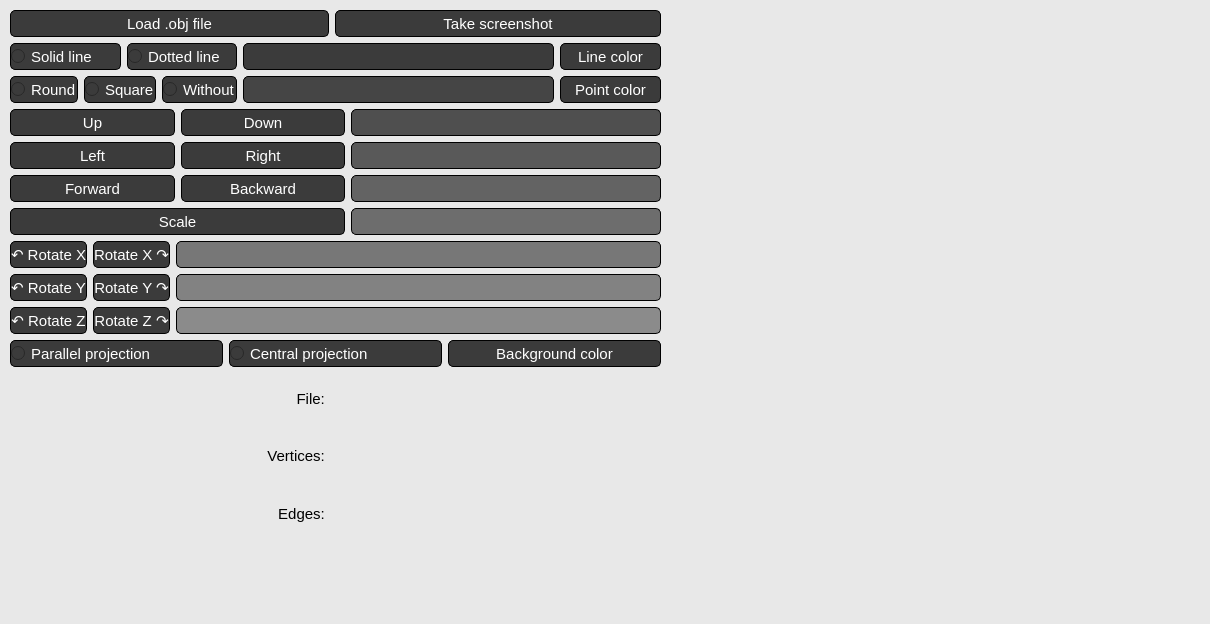
<?xml version="1.0" encoding="UTF-8"?>
<ui version="4.0">
 <class>MainWindow</class>
 <widget class="QMainWindow" name="MainWindow">
  <property name="geometry">
   <rect>
    <x>0</x>
    <y>0</y>
    <width>1210</width>
    <height>624</height>
   </rect>
  </property>
  <property name="windowTitle">
   <string>MainWindow</string>
  </property>
  <property name="styleSheet">
   <string notr="true"> background-color: #E8E8E8;</string>
  </property>
  <widget class="QWidget" name="centralwidget">
   <widget class="QWidget" name="gridLayoutWidget">
    <property name="geometry">
     <rect>
      <x>10</x>
      <y>10</y>
      <width>651</width>
      <height>529</height>
     </rect>
    </property>
    <layout class="QGridLayout" name="gridLayout">
     <item row="5" column="0">
      <layout class="QGridLayout" name="gridLayout_file_info_1">
       <item row="3" column="0">
        <widget class="QLabel" name="vertices">
         <property name="styleSheet">
          <string notr="true"> font-size: 15px;
 color: black;</string>
         </property>
         <property name="text">
          <string> Vertices: </string>
         </property>
         <property name="alignment">
          <set>Qt::AlignRight|Qt::AlignTrailing|Qt::AlignVCenter</set>
         </property>
        </widget>
       </item>
       <item row="4" column="0">
        <widget class="QLabel" name="edges">
         <property name="minimumSize">
          <size>
           <width>0</width>
           <height>43</height>
          </size>
         </property>
         <property name="styleSheet">
          <string notr="true"> font-size: 15px;
 color: black;</string>
         </property>
         <property name="text">
          <string> Edges: </string>
         </property>
         <property name="alignment">
          <set>Qt::AlignRight|Qt::AlignTrailing|Qt::AlignVCenter</set>
         </property>
        </widget>
       </item>
       <item row="2" column="0">
        <widget class="QLabel" name="file">
         <property name="minimumSize">
          <size>
           <width>319</width>
           <height>0</height>
          </size>
         </property>
         <property name="maximumSize">
          <size>
           <width>319</width>
           <height>16777215</height>
          </size>
         </property>
         <property name="styleSheet">
          <string notr="true"> font-size: 15px;
 color: black;</string>
         </property>
         <property name="text">
          <string> File: </string>
         </property>
         <property name="alignment">
          <set>Qt::AlignRight|Qt::AlignTrailing|Qt::AlignVCenter</set>
         </property>
        </widget>
       </item>
      </layout>
     </item>
     <item row="4" column="0" colspan="2">
      <layout class="QGridLayout" name="gridLayout_2">
       <item row="3" column="2">
        <widget class="QLineEdit" name="lineEdit_rotate_z">
         <property name="styleSheet">
          <string notr="true"> background-color: #8B8B8B;
 border-style: solid;
 border-radius:5px;
 font-size: 15px;
 color: white;
 height: 25px;
 border: 1px solid black;</string>
         </property>
        </widget>
       </item>
       <item row="0" column="0" colspan="3">
        <layout class="QGridLayout" name="gridLayout_5">
         <item row="4" column="0" colspan="2">
          <layout class="QGridLayout" name="gridLayout_z">
           <item row="0" column="1">
            <widget class="QPushButton" name="pushButton_backward_z">
             <property name="styleSheet">
              <string notr="true"> background-color: #3B3B3B;
 border-style: solid;
 border-radius:5px;
 font-size: 15px;
 color: white;
 height: 25px;
 border: 1px solid black;</string>
             </property>
             <property name="text">
              <string>Backward</string>
             </property>
            </widget>
           </item>
           <item row="0" column="0">
            <widget class="QPushButton" name="pushButton_forward_z">
             <property name="styleSheet">
              <string notr="true"> background-color: #3B3B3B;
 border-style: solid;
 border-radius:5px;
 font-size: 15px;
 color: white;
 height: 25px;
 border: 1px solid black;</string>
             </property>
             <property name="text">
              <string>Forward</string>
             </property>
            </widget>
           </item>
          </layout>
         </item>
         <item row="0" column="1" colspan="3">
          <widget class="QLineEdit" name="lineEdit_line_width">
           <property name="styleSheet">
            <string notr="true"> background-color: #3B3B3B;
 border-style: solid;
 border-radius:5px;
 font-size: 15px;
 color: white;
 height: 25px;
 border: 1px solid black;</string>
           </property>
          </widget>
         </item>
         <item row="0" column="4">
          <widget class="QPushButton" name="pushButton_line_color">
           <property name="styleSheet">
            <string notr="true"> background-color: #3B3B3B;
 border-style: solid;
 border-radius:5px;
 font-size: 15px;
 color: white;
 height: 25px;
 border: 1px solid black;</string>
           </property>
           <property name="text">
            <string>Line color</string>
           </property>
          </widget>
         </item>
         <item row="3" column="0" colspan="2">
          <layout class="QGridLayout" name="gridLayout_x">
           <item row="0" column="0">
            <widget class="QPushButton" name="pushButton_left_x">
             <property name="styleSheet">
              <string notr="true"> background-color: #3B3B3B;
 border-style: solid;
 border-radius:5px;
 font-size: 15px;
 color: white;
 height: 25px;
 border: 1px solid black;</string>
             </property>
             <property name="text">
              <string>Left</string>
             </property>
            </widget>
           </item>
           <item row="0" column="1">
            <widget class="QPushButton" name="pushButton_right_x">
             <property name="styleSheet">
              <string notr="true"> background-color: #3B3B3B;
 border-style: solid;
 border-radius:5px;
 font-size: 15px;
 color: white;
 height: 25px;
 border: 1px solid black;</string>
             </property>
             <property name="text">
              <string>Right</string>
             </property>
            </widget>
           </item>
          </layout>
         </item>
         <item row="2" column="2" colspan="3">
          <widget class="QLineEdit" name="lineEdit_y">
           <property name="styleSheet">
            <string notr="true"> background-color: #4F4F4F;
 border-style: solid;
 border-radius:5px;
 font-size: 15px;
 color: white;
 height: 25px;
 border: 1px solid black;</string>
           </property>
          </widget>
         </item>
         <item row="2" column="0" colspan="2">
          <layout class="QGridLayout" name="gridLayout_y">
           <item row="0" column="0">
            <widget class="QPushButton" name="pushButton_up_y">
             <property name="styleSheet">
              <string notr="true"> background-color: #3B3B3B;
 border-style: solid;
 border-radius:5px;
 font-size: 15px;
 color: white;
 height: 25px;
 border: 1px solid black;</string>
             </property>
             <property name="text">
              <string>Up</string>
             </property>
            </widget>
           </item>
           <item row="0" column="1">
            <widget class="QPushButton" name="pushButton_down_y">
             <property name="styleSheet">
              <string notr="true"> background-color: #3B3B3B;
 border-style: solid;
 border-radius:5px;
 font-size: 15px;
 color: white;
 height: 25px;
 border: 1px solid black;</string>
             </property>
             <property name="text">
              <string>Down</string>
             </property>
            </widget>
           </item>
          </layout>
         </item>
         <item row="5" column="2" colspan="3">
          <widget class="QLineEdit" name="lineEdit_scale">
           <property name="styleSheet">
            <string notr="true"> background-color: #6D6D6D;
 border-style: solid;
 border-radius:5px;
 font-size: 15px;
 color: white;
 height: 25px;
 border: 1px solid black;</string>
           </property>
          </widget>
         </item>
         <item row="4" column="2" colspan="3">
          <widget class="QLineEdit" name="lineEdit_z">
           <property name="styleSheet">
            <string notr="true"> background-color: #636363;
 border-style: solid;
 border-radius:5px;
 font-size: 15px;
 color: white;
 height: 25px;
 border: 1px solid black;</string>
           </property>
          </widget>
         </item>
         <item row="1" column="1" colspan="3">
          <widget class="QLineEdit" name="lineEdit_point_size">
           <property name="styleSheet">
            <string notr="true"> background-color: #454545;
 border-style: solid;
 border-radius:5px;
 font-size: 15px;
 color: white;
 height: 25px;
 border: 1px solid black;</string>
           </property>
          </widget>
         </item>
         <item row="3" column="2" colspan="3">
          <widget class="QLineEdit" name="lineEdit_x">
           <property name="styleSheet">
            <string notr="true"> background-color: #595959;
 border-style: solid;
 border-radius:5px;
 font-size: 15px;
 color: white;
 height: 25px;
 border: 1px solid black;</string>
           </property>
          </widget>
         </item>
         <item row="1" column="0">
          <layout class="QGridLayout" name="gridLayout_points">
           <item row="0" column="2">
            <widget class="QRadioButton" name="radioButton_without_points">
             <property name="styleSheet">
              <string notr="true"> background-color: #3B3B3B;
 border-style: solid;
 border-radius:5px;
 font-size: 15px;
 color: white;
 height: 25px;
 border: 1px solid black;</string>
             </property>
             <property name="text">
              <string>Without</string>
             </property>
             <attribute name="buttonGroup">
              <string notr="true">buttonGroup_points</string>
             </attribute>
            </widget>
           </item>
           <item row="0" column="1">
            <widget class="QRadioButton" name="radioButton_square_points">
             <property name="styleSheet">
              <string notr="true"> background-color: #3B3B3B;
 border-style: solid;
 border-radius:5px;
 font-size: 15px;
 color: white;
 height: 25px;
 border: 1px solid black;</string>
             </property>
             <property name="text">
              <string>Square</string>
             </property>
             <attribute name="buttonGroup">
              <string notr="true">buttonGroup_points</string>
             </attribute>
            </widget>
           </item>
           <item row="0" column="0">
            <widget class="QRadioButton" name="radioButton_round_points">
             <property name="styleSheet">
              <string notr="true"> background-color: #3B3B3B;
 border-style: solid;
 border-radius:5px;
 font-size: 15px;
 color: white;
 height: 25px;
 border: 1px solid black;</string>
             </property>
             <property name="text">
              <string>Round</string>
             </property>
             <attribute name="buttonGroup">
              <string notr="true">buttonGroup_points</string>
             </attribute>
            </widget>
           </item>
          </layout>
         </item>
         <item row="1" column="4">
          <widget class="QPushButton" name="pushButton_point_color">
           <property name="styleSheet">
            <string notr="true"> background-color: #3B3B3B;
 border-style: solid;
 border-radius:5px;
 font-size: 15px;
 color: white;
 height: 25px;
 border: 1px solid black;</string>
           </property>
           <property name="text">
            <string>Point color</string>
           </property>
          </widget>
         </item>
         <item row="5" column="0" colspan="2">
          <widget class="QPushButton" name="pushButton_scale">
           <property name="styleSheet">
            <string notr="true"> background-color: #3B3B3B;
 border-style: solid;
 border-radius:5px;
 font-size: 15px;
 color: white;
 height: 25px;
 border: 1px solid black;</string>
           </property>
           <property name="text">
            <string>Scale</string>
           </property>
          </widget>
         </item>
         <item row="0" column="0">
          <layout class="QGridLayout" name="gridLayout_lines">
           <item row="0" column="0">
            <widget class="QRadioButton" name="radioButton_solid_line">
             <property name="styleSheet">
              <string notr="true"> background-color: #3B3B3B;
 border-style: solid;
 border-radius:5px;
 font-size: 15px;
 color: white;
 height: 25px;
 border: 1px solid black;</string>
             </property>
             <property name="text">
              <string>Solid line</string>
             </property>
             <attribute name="buttonGroup">
              <string notr="true">buttonGroup_lines</string>
             </attribute>
            </widget>
           </item>
           <item row="0" column="1">
            <widget class="QRadioButton" name="radioButton_dotted_line">
             <property name="styleSheet">
              <string notr="true"> background-color: #3B3B3B;
 border-style: solid;
 border-radius:5px;
 font-size: 15px;
 color: white;
 height: 25px;
 border: 1px solid black;</string>
             </property>
             <property name="text">
              <string>Dotted line</string>
             </property>
             <attribute name="buttonGroup">
              <string notr="true">buttonGroup_lines</string>
             </attribute>
            </widget>
           </item>
          </layout>
         </item>
        </layout>
       </item>
       <item row="2" column="0" colspan="2">
        <layout class="QGridLayout" name="gridLayout_rotate_y">
         <item row="0" column="0">
          <widget class="QPushButton" name="pushButton_rotate_y_left">
           <property name="styleSheet">
            <string notr="true"> background-color: #3B3B3B;
 border-style: solid;
 border-radius:5px;
 font-size: 15px;
 color: white;
 height: 25px;
 border: 1px solid black;</string>
           </property>
           <property name="text">
            <string>↶ Rotate Y</string>
           </property>
          </widget>
         </item>
         <item row="0" column="1">
          <widget class="QPushButton" name="pushButton_rotate_y_right">
           <property name="styleSheet">
            <string notr="true"> background-color: #3B3B3B;
 border-style: solid;
 border-radius:5px;
 font-size: 15px;
 color: white;
 height: 25px;
 border: 1px solid black;</string>
           </property>
           <property name="text">
            <string>Rotate Y ↷</string>
           </property>
          </widget>
         </item>
        </layout>
       </item>
       <item row="1" column="2">
        <widget class="QLineEdit" name="lineEdit_rotate_x">
         <property name="styleSheet">
          <string notr="true"> background-color: #777777;
 border-style: solid;
 border-radius:5px;
 font-size: 15px;
 color: white;
 height: 25px;
 border: 1px solid black;</string>
         </property>
        </widget>
       </item>
       <item row="2" column="2">
        <widget class="QLineEdit" name="lineEdit_rotate_y">
         <property name="styleSheet">
          <string notr="true"> background-color: #828282;
 border-style: solid;
 border-radius:5px;
 font-size: 15px;
 color: white;
 height: 25px;
 border: 1px solid black;</string>
         </property>
        </widget>
       </item>
       <item row="1" column="0" colspan="2">
        <layout class="QGridLayout" name="gridLayout_rotate_x">
         <item row="0" column="1">
          <widget class="QPushButton" name="pushButton_rotate_x_right">
           <property name="styleSheet">
            <string notr="true"> background-color: #3B3B3B;
 border-style: solid;
 border-radius:5px;
 font-size: 15px;
 color: white;
 height: 25px;
 border: 1px solid black;</string>
           </property>
           <property name="text">
            <string>Rotate X ↷</string>
           </property>
          </widget>
         </item>
         <item row="0" column="0">
          <widget class="QPushButton" name="pushButton_rotate_x_left">
           <property name="styleSheet">
            <string notr="true"> background-color: #3B3B3B;
 border-style: solid;
 border-radius:5px;
 font-size: 15px;
 color: white;
 height: 25px;
 border: 1px solid black;</string>
           </property>
           <property name="text">
            <string>↶ Rotate X</string>
           </property>
          </widget>
         </item>
        </layout>
       </item>
       <item row="3" column="0" colspan="2">
        <layout class="QGridLayout" name="gridLayout_rotate_z">
         <item row="0" column="0">
          <widget class="QPushButton" name="pushButton_rotate_z_left">
           <property name="styleSheet">
            <string notr="true"> background-color: #3B3B3B;
 border-style: solid;
 border-radius:5px;
 font-size: 15px;
 color: white;
 height: 25px;
 border: 1px solid black;</string>
           </property>
           <property name="text">
            <string>↶ Rotate Z</string>
           </property>
          </widget>
         </item>
         <item row="0" column="1">
          <widget class="QPushButton" name="pushButton_rotate_z_right">
           <property name="styleSheet">
            <string notr="true"> background-color: #3B3B3B;
 border-style: solid;
 border-radius:5px;
 font-size: 15px;
 color: white;
 height: 25px;
 border: 1px solid black;</string>
           </property>
           <property name="text">
            <string>Rotate Z ↷</string>
           </property>
          </widget>
         </item>
        </layout>
       </item>
       <item row="4" column="0" colspan="3">
        <layout class="QGridLayout" name="gridLayout_projection">
         <item row="0" column="1">
          <widget class="QRadioButton" name="radioButton_frustum">
           <property name="styleSheet">
            <string notr="true"> background-color: #3B3B3B;
 border-style: solid;
 border-radius:5px;
 font-size: 15px;
 color: white;
 height: 25px;
 border: 1px solid black;</string>
           </property>
           <property name="text">
            <string>Central projection</string>
           </property>
           <attribute name="buttonGroup">
            <string notr="true">buttonGroup_projection</string>
           </attribute>
          </widget>
         </item>
         <item row="0" column="0">
          <widget class="QRadioButton" name="radioButton_ortho">
           <property name="styleSheet">
            <string notr="true"> background-color: #3B3B3B;
 border-style: solid;
 border-radius:5px;
 font-size: 15px;
 color: white;
 height: 25px;
 border: 1px solid black;</string>
           </property>
           <property name="text">
            <string>Parallel projection</string>
           </property>
           <attribute name="buttonGroup">
            <string notr="true">buttonGroup_projection</string>
           </attribute>
          </widget>
         </item>
         <item row="0" column="2">
          <widget class="QPushButton" name="pushButton_background_color">
           <property name="styleSheet">
            <string notr="true"> background-color: #3B3B3B;
 border-style: solid;
 border-radius:5px;
 font-size: 15px;
 color: white;
 height: 25px;
 border: 1px solid black;</string>
           </property>
           <property name="text">
            <string>Background color</string>
           </property>
          </widget>
         </item>
        </layout>
       </item>
      </layout>
     </item>
     <item row="2" column="0">
      <widget class="QPushButton" name="pushButton_Load_obj_file">
       <property name="styleSheet">
        <string notr="true"> background-color: #3B3B3B;
 border-style: solid;
 border-radius:5px;
 font-size: 15px;
 color: white;
 height: 25px;
 border: 1px solid black;</string>
       </property>
       <property name="text">
        <string>Load .obj file</string>
       </property>
      </widget>
     </item>
     <item row="2" column="1">
      <widget class="QPushButton" name="pushButton_screenshot">
       <property name="styleSheet">
        <string notr="true"> background-color: #3B3B3B;
 border-style: solid;
 border-radius:5px;
 font-size: 15px;
 color: white;
 height: 25px;
 border: 1px solid black;</string>
       </property>
       <property name="text">
        <string>Take screenshot</string>
       </property>
      </widget>
     </item>
     <item row="5" column="1">
      <layout class="QGridLayout" name="gridLayout_file_info_2">
       <item row="0" column="0">
        <widget class="QLabel" name="filename_label">
         <property name="styleSheet">
          <string notr="true"> font-size: 15px;
 color: black;
 height: 25px;</string>
         </property>
         <property name="text">
          <string/>
         </property>
        </widget>
       </item>
       <item row="2" column="0">
        <widget class="QLabel" name="label_edges">
         <property name="styleSheet">
          <string notr="true"> font-size: 15px;
 color: black;
 height: 25px;</string>
         </property>
         <property name="text">
          <string/>
         </property>
        </widget>
       </item>
       <item row="1" column="0">
        <widget class="QLabel" name="label_vertexes">
         <property name="styleSheet">
          <string notr="true"> font-size: 15px;
 color: black;
 height: 25px;</string>
         </property>
         <property name="text">
          <string/>
         </property>
        </widget>
       </item>
      </layout>
     </item>
    </layout>
   </widget>
   <widget class="OpenGL_Widget" name="widget_opengl" native="true">
    <property name="geometry">
     <rect>
      <x>670</x>
      <y>10</y>
      <width>531</width>
      <height>531</height>
     </rect>
    </property>
   </widget>
  </widget>
  <widget class="QMenuBar" name="menubar">
   <property name="geometry">
    <rect>
     <x>0</x>
     <y>0</y>
     <width>1210</width>
     <height>19</height>
    </rect>
   </property>
  </widget>
  <widget class="QStatusBar" name="statusbar"/>
 </widget>
 <customwidgets>
  <customwidget>
   <class>OpenGL_Widget</class>
   <extends>QWidget</extends>
   <header>opengl_widget.h</header>
   <container>1</container>
  </customwidget>
 </customwidgets>
 <resources/>
 <connections/>
 <buttongroups>
  <buttongroup name="buttonGroup_projection"/>
  <buttongroup name="buttonGroup_lines"/>
  <buttongroup name="buttonGroup_points"/>
 </buttongroups>
</ui>
